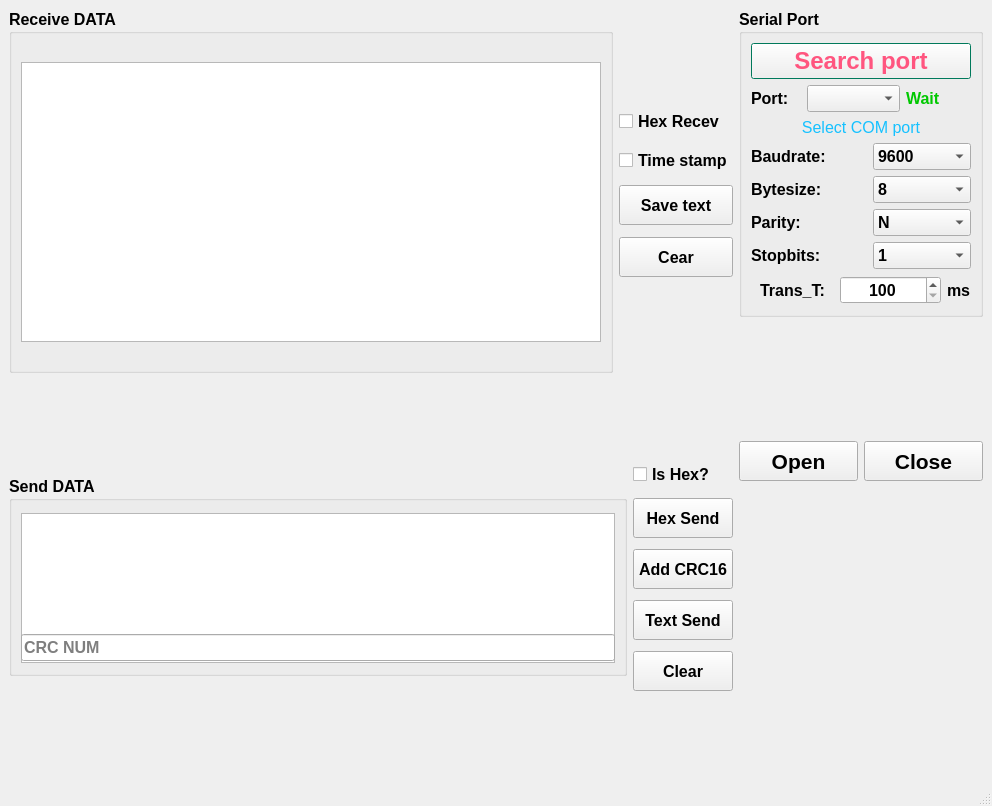
<?xml version="1.0" encoding="UTF-8"?>
<ui version="4.0">
 <class>MainWindow</class>
 <widget class="QMainWindow" name="MainWindow">
  <property name="geometry">
   <rect>
    <x>0</x>
    <y>0</y>
    <width>992</width>
    <height>806</height>
   </rect>
  </property>
  <property name="windowTitle">
   <string>MainWindow</string>
  </property>
  <property name="windowIcon">
   <iconset resource="qpprcc.qrc">
    <normaloff>:/icons/icons/port_ico.ico</normaloff>:/icons/icons/port_ico.ico</iconset>
  </property>
  <property name="iconSize">
   <size>
    <width>128</width>
    <height>128</height>
   </size>
  </property>
  <widget class="QWidget" name="centralwidget">
   <layout class="QGridLayout" name="gridLayout_7">
    <item row="0" column="0">
     <layout class="QGridLayout" name="gridLayout_6">
      <item row="0" column="0" rowspan="2">
       <layout class="QGridLayout" name="gridLayout_4">
        <item row="0" column="0">
         <widget class="QGroupBox" name="groupBox_2">
          <property name="sizePolicy">
           <sizepolicy hsizetype="Expanding" vsizetype="Expanding">
            <horstretch>0</horstretch>
            <verstretch>0</verstretch>
           </sizepolicy>
          </property>
          <property name="minimumSize">
           <size>
            <width>0</width>
            <height>0</height>
           </size>
          </property>
          <property name="maximumSize">
           <size>
            <width>16777215</width>
            <height>16000</height>
           </size>
          </property>
          <property name="font">
           <font>
            <family>Arial</family>
            <pointsize>12</pointsize>
            <bold>true</bold>
           </font>
          </property>
          <property name="title">
           <string>Receive DATA</string>
          </property>
          <layout class="QGridLayout" name="gridLayout_3">
           <property name="leftMargin">
            <number>9</number>
           </property>
           <property name="topMargin">
            <number>12</number>
           </property>
           <property name="bottomMargin">
            <number>12</number>
           </property>
           <item row="0" column="1">
            <widget class="QTextEdit" name="recv_data">
             <property name="minimumSize">
              <size>
               <width>450</width>
               <height>250</height>
              </size>
             </property>
             <property name="maximumSize">
              <size>
               <width>16777215</width>
               <height>280</height>
              </size>
             </property>
             <property name="palette">
              <palette>
               <active>
                <colorrole role="Text">
                 <brush brushstyle="SolidPattern">
                  <color alpha="255">
                   <red>255</red>
                   <green>85</green>
                   <blue>176</blue>
                  </color>
                 </brush>
                </colorrole>
                <colorrole role="PlaceholderText">
                 <brush brushstyle="SolidPattern">
                  <color alpha="128">
                   <red>255</red>
                   <green>85</green>
                   <blue>176</blue>
                  </color>
                 </brush>
                </colorrole>
               </active>
               <inactive>
                <colorrole role="Text">
                 <brush brushstyle="SolidPattern">
                  <color alpha="255">
                   <red>255</red>
                   <green>85</green>
                   <blue>176</blue>
                  </color>
                 </brush>
                </colorrole>
                <colorrole role="PlaceholderText">
                 <brush brushstyle="SolidPattern">
                  <color alpha="128">
                   <red>255</red>
                   <green>85</green>
                   <blue>176</blue>
                  </color>
                 </brush>
                </colorrole>
               </inactive>
               <disabled>
                <colorrole role="Text">
                 <brush brushstyle="SolidPattern">
                  <color alpha="255">
                   <red>120</red>
                   <green>120</green>
                   <blue>120</blue>
                  </color>
                 </brush>
                </colorrole>
                <colorrole role="PlaceholderText">
                 <brush brushstyle="SolidPattern">
                  <color alpha="128">
                   <red>0</red>
                   <green>0</green>
                   <blue>0</blue>
                  </color>
                 </brush>
                </colorrole>
               </disabled>
              </palette>
             </property>
             <property name="font">
              <font>
               <family>Arial</family>
               <pointsize>16</pointsize>
               <bold>false</bold>
              </font>
             </property>
            </widget>
           </item>
          </layout>
         </widget>
        </item>
        <item row="0" column="1">
         <layout class="QVBoxLayout" name="verticalLayout_3">
          <item>
           <spacer name="verticalSpacer">
            <property name="orientation">
             <enum>Qt::Vertical</enum>
            </property>
            <property name="sizeHint" stdset="0">
             <size>
              <width>20</width>
              <height>58</height>
             </size>
            </property>
           </spacer>
          </item>
          <item>
           <layout class="QVBoxLayout" name="verticalLayout_2">
            <property name="spacing">
             <number>12</number>
            </property>
            <item>
             <widget class="QCheckBox" name="Hex_check">
              <property name="sizePolicy">
               <sizepolicy hsizetype="Minimum" vsizetype="Fixed">
                <horstretch>0</horstretch>
                <verstretch>0</verstretch>
               </sizepolicy>
              </property>
              <property name="minimumSize">
               <size>
                <width>100</width>
                <height>30</height>
               </size>
              </property>
              <property name="font">
               <font>
                <family>Arial</family>
                <pointsize>12</pointsize>
                <bold>true</bold>
               </font>
              </property>
              <property name="text">
               <string>Hex Recev</string>
              </property>
             </widget>
            </item>
            <item>
             <widget class="QCheckBox" name="time_stamp">
              <property name="font">
               <font>
                <family>Arial</family>
                <pointsize>12</pointsize>
                <bold>true</bold>
               </font>
              </property>
              <property name="text">
               <string>Time stamp</string>
              </property>
             </widget>
            </item>
            <item>
             <widget class="QPushButton" name="save_text">
              <property name="sizePolicy">
               <sizepolicy hsizetype="Minimum" vsizetype="Fixed">
                <horstretch>0</horstretch>
                <verstretch>0</verstretch>
               </sizepolicy>
              </property>
              <property name="minimumSize">
               <size>
                <width>100</width>
                <height>40</height>
               </size>
              </property>
              <property name="font">
               <font>
                <family>Arial</family>
                <pointsize>12</pointsize>
                <bold>true</bold>
               </font>
              </property>
              <property name="text">
               <string>Save text</string>
              </property>
             </widget>
            </item>
            <item>
             <widget class="QPushButton" name="clear_recv">
              <property name="sizePolicy">
               <sizepolicy hsizetype="Minimum" vsizetype="Fixed">
                <horstretch>0</horstretch>
                <verstretch>0</verstretch>
               </sizepolicy>
              </property>
              <property name="minimumSize">
               <size>
                <width>100</width>
                <height>40</height>
               </size>
              </property>
              <property name="font">
               <font>
                <family>Arial</family>
                <pointsize>12</pointsize>
                <bold>true</bold>
               </font>
              </property>
              <property name="text">
               <string>Cear</string>
              </property>
             </widget>
            </item>
           </layout>
          </item>
          <item>
           <spacer name="verticalSpacer_2">
            <property name="orientation">
             <enum>Qt::Vertical</enum>
            </property>
            <property name="sizeHint" stdset="0">
             <size>
              <width>20</width>
              <height>40</height>
             </size>
            </property>
           </spacer>
          </item>
         </layout>
        </item>
       </layout>
      </item>
      <item row="0" column="1">
       <widget class="QGroupBox" name="groupBox">
        <property name="sizePolicy">
         <sizepolicy hsizetype="Minimum" vsizetype="Preferred">
          <horstretch>0</horstretch>
          <verstretch>0</verstretch>
         </sizepolicy>
        </property>
        <property name="minimumSize">
         <size>
          <width>200</width>
          <height>300</height>
         </size>
        </property>
        <property name="font">
         <font>
          <family>Arial</family>
          <pointsize>12</pointsize>
          <bold>true</bold>
         </font>
        </property>
        <property name="title">
         <string>Serial Port</string>
        </property>
        <layout class="QGridLayout" name="gridLayout_5">
         <item row="0" column="0" colspan="6">
          <widget class="QPushButton" name="search_port">
           <property name="sizePolicy">
            <sizepolicy hsizetype="Preferred" vsizetype="Fixed">
             <horstretch>0</horstretch>
             <verstretch>0</verstretch>
            </sizepolicy>
           </property>
           <property name="minimumSize">
            <size>
             <width>200</width>
             <height>0</height>
            </size>
           </property>
           <property name="palette">
            <palette>
             <active>
              <colorrole role="ButtonText">
               <brush brushstyle="SolidPattern">
                <color alpha="255">
                 <red>255</red>
                 <green>85</green>
                 <blue>127</blue>
                </color>
               </brush>
              </colorrole>
              <colorrole role="Base">
               <brush brushstyle="SolidPattern">
                <color alpha="255">
                 <red>0</red>
                 <green>170</green>
                 <blue>255</blue>
                </color>
               </brush>
              </colorrole>
              <colorrole role="Window">
               <brush brushstyle="SolidPattern">
                <color alpha="255">
                 <red>0</red>
                 <green>170</green>
                 <blue>127</blue>
                </color>
               </brush>
              </colorrole>
              <colorrole role="PlaceholderText">
               <brush brushstyle="SolidPattern">
                <color alpha="128">
                 <red>255</red>
                 <green>85</green>
                 <blue>127</blue>
                </color>
               </brush>
              </colorrole>
             </active>
             <inactive>
              <colorrole role="ButtonText">
               <brush brushstyle="SolidPattern">
                <color alpha="255">
                 <red>255</red>
                 <green>85</green>
                 <blue>127</blue>
                </color>
               </brush>
              </colorrole>
              <colorrole role="Base">
               <brush brushstyle="SolidPattern">
                <color alpha="255">
                 <red>0</red>
                 <green>170</green>
                 <blue>255</blue>
                </color>
               </brush>
              </colorrole>
              <colorrole role="Window">
               <brush brushstyle="SolidPattern">
                <color alpha="255">
                 <red>0</red>
                 <green>170</green>
                 <blue>127</blue>
                </color>
               </brush>
              </colorrole>
              <colorrole role="PlaceholderText">
               <brush brushstyle="SolidPattern">
                <color alpha="128">
                 <red>255</red>
                 <green>85</green>
                 <blue>127</blue>
                </color>
               </brush>
              </colorrole>
             </inactive>
             <disabled>
              <colorrole role="ButtonText">
               <brush brushstyle="SolidPattern">
                <color alpha="255">
                 <red>170</red>
                 <green>255</green>
                 <blue>255</blue>
                </color>
               </brush>
              </colorrole>
              <colorrole role="Base">
               <brush brushstyle="SolidPattern">
                <color alpha="255">
                 <red>240</red>
                 <green>240</green>
                 <blue>240</blue>
                </color>
               </brush>
              </colorrole>
              <colorrole role="Window">
               <brush brushstyle="SolidPattern">
                <color alpha="255">
                 <red>0</red>
                 <green>170</green>
                 <blue>127</blue>
                </color>
               </brush>
              </colorrole>
              <colorrole role="PlaceholderText">
               <brush brushstyle="SolidPattern">
                <color alpha="128">
                 <red>0</red>
                 <green>0</green>
                 <blue>0</blue>
                </color>
               </brush>
              </colorrole>
             </disabled>
            </palette>
           </property>
           <property name="font">
            <font>
             <family>Arial</family>
             <pointsize>18</pointsize>
             <bold>true</bold>
            </font>
           </property>
           <property name="text">
            <string>Search port</string>
           </property>
           <property name="iconSize">
            <size>
             <width>30</width>
             <height>30</height>
            </size>
           </property>
          </widget>
         </item>
         <item row="2" column="0" colspan="6">
          <widget class="QLabel" name="COM_info">
           <property name="sizePolicy">
            <sizepolicy hsizetype="Expanding" vsizetype="Preferred">
             <horstretch>0</horstretch>
             <verstretch>0</verstretch>
            </sizepolicy>
           </property>
           <property name="palette">
            <palette>
             <active>
              <colorrole role="WindowText">
               <brush brushstyle="SolidPattern">
                <color alpha="255">
                 <red>21</red>
                 <green>193</green>
                 <blue>255</blue>
                </color>
               </brush>
              </colorrole>
              <colorrole role="ButtonText">
               <brush brushstyle="SolidPattern">
                <color alpha="255">
                 <red>170</red>
                 <green>255</green>
                 <blue>255</blue>
                </color>
               </brush>
              </colorrole>
             </active>
             <inactive>
              <colorrole role="WindowText">
               <brush brushstyle="SolidPattern">
                <color alpha="255">
                 <red>21</red>
                 <green>193</green>
                 <blue>255</blue>
                </color>
               </brush>
              </colorrole>
              <colorrole role="ButtonText">
               <brush brushstyle="SolidPattern">
                <color alpha="255">
                 <red>170</red>
                 <green>255</green>
                 <blue>255</blue>
                </color>
               </brush>
              </colorrole>
             </inactive>
             <disabled>
              <colorrole role="WindowText">
               <brush brushstyle="SolidPattern">
                <color alpha="255">
                 <red>120</red>
                 <green>120</green>
                 <blue>120</blue>
                </color>
               </brush>
              </colorrole>
              <colorrole role="ButtonText">
               <brush brushstyle="SolidPattern">
                <color alpha="255">
                 <red>120</red>
                 <green>120</green>
                 <blue>120</blue>
                </color>
               </brush>
              </colorrole>
             </disabled>
            </palette>
           </property>
           <property name="font">
            <font>
             <family>Arial</family>
             <pointsize>12</pointsize>
             <bold>false</bold>
            </font>
           </property>
           <property name="text">
            <string>Select COM port</string>
           </property>
           <property name="alignment">
            <set>Qt::AlignCenter</set>
           </property>
          </widget>
         </item>
         <item row="1" column="1" colspan="3">
          <widget class="QComboBox" name="COM_port">
           <property name="sizePolicy">
            <sizepolicy hsizetype="Fixed" vsizetype="Fixed">
             <horstretch>0</horstretch>
             <verstretch>0</verstretch>
            </sizepolicy>
           </property>
           <property name="minimumSize">
            <size>
             <width>80</width>
             <height>0</height>
            </size>
           </property>
          </widget>
         </item>
         <item row="4" column="0" colspan="2">
          <widget class="QLabel" name="label_3">
           <property name="text">
            <string>Bytesize:</string>
           </property>
          </widget>
         </item>
         <item row="3" column="0" colspan="2">
          <widget class="QLabel" name="label_2">
           <property name="text">
            <string>Baudrate:</string>
           </property>
           <property name="alignment">
            <set>Qt::AlignLeading|Qt::AlignLeft|Qt::AlignVCenter</set>
           </property>
          </widget>
         </item>
         <item row="6" column="0" colspan="2">
          <widget class="QLabel" name="label_6">
           <property name="text">
            <string>Stopbits:</string>
           </property>
          </widget>
         </item>
         <item row="6" column="3" colspan="3">
          <widget class="QComboBox" name="stopbits">
           <item>
            <property name="text">
             <string>1</string>
            </property>
           </item>
           <item>
            <property name="text">
             <string>1.5</string>
            </property>
           </item>
           <item>
            <property name="text">
             <string>2</string>
            </property>
           </item>
          </widget>
         </item>
         <item row="1" column="0">
          <widget class="QLabel" name="label">
           <property name="sizePolicy">
            <sizepolicy hsizetype="Minimum" vsizetype="Fixed">
             <horstretch>0</horstretch>
             <verstretch>0</verstretch>
            </sizepolicy>
           </property>
           <property name="minimumSize">
            <size>
             <width>50</width>
             <height>0</height>
            </size>
           </property>
           <property name="text">
            <string>Port:</string>
           </property>
           <property name="alignment">
            <set>Qt::AlignLeading|Qt::AlignLeft|Qt::AlignVCenter</set>
           </property>
          </widget>
         </item>
         <item row="4" column="3" colspan="3">
          <widget class="QComboBox" name="bytesize">
           <item>
            <property name="text">
             <string>8</string>
            </property>
           </item>
           <item>
            <property name="text">
             <string>5</string>
            </property>
           </item>
           <item>
            <property name="text">
             <string>6</string>
            </property>
           </item>
           <item>
            <property name="text">
             <string>7</string>
            </property>
           </item>
          </widget>
         </item>
         <item row="5" column="3" colspan="3">
          <widget class="QComboBox" name="parity">
           <item>
            <property name="text">
             <string>N</string>
            </property>
           </item>
           <item>
            <property name="text">
             <string>E</string>
            </property>
           </item>
           <item>
            <property name="text">
             <string>O</string>
            </property>
           </item>
           <item>
            <property name="text">
             <string>M</string>
            </property>
           </item>
           <item>
            <property name="text">
             <string>S</string>
            </property>
           </item>
          </widget>
         </item>
         <item row="5" column="0">
          <widget class="QLabel" name="label_4">
           <property name="minimumSize">
            <size>
             <width>50</width>
             <height>0</height>
            </size>
           </property>
           <property name="text">
            <string>Parity:</string>
           </property>
          </widget>
         </item>
         <item row="7" column="0" colspan="2">
          <widget class="QLabel" name="label_7">
           <property name="sizePolicy">
            <sizepolicy hsizetype="Minimum" vsizetype="Minimum">
             <horstretch>0</horstretch>
             <verstretch>0</verstretch>
            </sizepolicy>
           </property>
           <property name="minimumSize">
            <size>
             <width>30</width>
             <height>30</height>
            </size>
           </property>
           <property name="text">
            <string>Trans_T:</string>
           </property>
           <property name="alignment">
            <set>Qt::AlignCenter</set>
           </property>
          </widget>
         </item>
         <item row="3" column="3" colspan="3">
          <widget class="QComboBox" name="baudrate">
           <item>
            <property name="text">
             <string>9600</string>
            </property>
           </item>
           <item>
            <property name="text">
             <string>2400</string>
            </property>
           </item>
           <item>
            <property name="text">
             <string>4800</string>
            </property>
           </item>
           <item>
            <property name="text">
             <string>14400</string>
            </property>
           </item>
           <item>
            <property name="text">
             <string>19200</string>
            </property>
           </item>
           <item>
            <property name="text">
             <string>38400</string>
            </property>
           </item>
           <item>
            <property name="text">
             <string>57600</string>
            </property>
           </item>
           <item>
            <property name="text">
             <string>76800</string>
            </property>
           </item>
           <item>
            <property name="text">
             <string>12800</string>
            </property>
           </item>
           <item>
            <property name="text">
             <string>115200</string>
            </property>
           </item>
          </widget>
         </item>
         <item row="1" column="4">
          <widget class="QLabel" name="COM_status">
           <property name="palette">
            <palette>
             <active>
              <colorrole role="WindowText">
               <brush brushstyle="SolidPattern">
                <color alpha="255">
                 <red>0</red>
                 <green>200</green>
                 <blue>0</blue>
                </color>
               </brush>
              </colorrole>
              <colorrole role="Text">
               <brush brushstyle="SolidPattern">
                <color alpha="255">
                 <red>85</red>
                 <green>255</green>
                 <blue>0</blue>
                </color>
               </brush>
              </colorrole>
              <colorrole role="PlaceholderText">
               <brush brushstyle="SolidPattern">
                <color alpha="128">
                 <red>85</red>
                 <green>255</green>
                 <blue>0</blue>
                </color>
               </brush>
              </colorrole>
             </active>
             <inactive>
              <colorrole role="WindowText">
               <brush brushstyle="SolidPattern">
                <color alpha="255">
                 <red>0</red>
                 <green>200</green>
                 <blue>0</blue>
                </color>
               </brush>
              </colorrole>
              <colorrole role="Text">
               <brush brushstyle="SolidPattern">
                <color alpha="255">
                 <red>85</red>
                 <green>255</green>
                 <blue>0</blue>
                </color>
               </brush>
              </colorrole>
              <colorrole role="PlaceholderText">
               <brush brushstyle="SolidPattern">
                <color alpha="128">
                 <red>85</red>
                 <green>255</green>
                 <blue>0</blue>
                </color>
               </brush>
              </colorrole>
             </inactive>
             <disabled>
              <colorrole role="WindowText">
               <brush brushstyle="SolidPattern">
                <color alpha="255">
                 <red>120</red>
                 <green>120</green>
                 <blue>120</blue>
                </color>
               </brush>
              </colorrole>
              <colorrole role="Text">
               <brush brushstyle="SolidPattern">
                <color alpha="255">
                 <red>120</red>
                 <green>120</green>
                 <blue>120</blue>
                </color>
               </brush>
              </colorrole>
              <colorrole role="PlaceholderText">
               <brush brushstyle="SolidPattern">
                <color alpha="128">
                 <red>0</red>
                 <green>0</green>
                 <blue>0</blue>
                </color>
               </brush>
              </colorrole>
             </disabled>
            </palette>
           </property>
           <property name="text">
            <string>Wait</string>
           </property>
          </widget>
         </item>
         <item row="7" column="5">
          <widget class="QLabel" name="label_8">
           <property name="text">
            <string>ms</string>
           </property>
          </widget>
         </item>
         <item row="7" column="2" colspan="3">
          <widget class="QSpinBox" name="transmit_time">
           <property name="alignment">
            <set>Qt::AlignCenter</set>
           </property>
           <property name="minimum">
            <number>100</number>
           </property>
           <property name="maximum">
            <number>10000</number>
           </property>
           <property name="singleStep">
            <number>100</number>
           </property>
          </widget>
         </item>
        </layout>
       </widget>
      </item>
      <item row="1" column="1" rowspan="2">
       <spacer name="verticalSpacer_3">
        <property name="orientation">
         <enum>Qt::Vertical</enum>
        </property>
        <property name="sizeHint" stdset="0">
         <size>
          <width>20</width>
          <height>118</height>
         </size>
        </property>
       </spacer>
      </item>
      <item row="2" column="0" rowspan="3">
       <layout class="QGridLayout" name="gridLayout_2">
        <item row="0" column="0">
         <widget class="QGroupBox" name="groupBox1">
          <property name="minimumSize">
           <size>
            <width>450</width>
            <height>0</height>
           </size>
          </property>
          <property name="maximumSize">
           <size>
            <width>16777215</width>
            <height>200</height>
           </size>
          </property>
          <property name="font">
           <font>
            <family>Arial</family>
            <pointsize>12</pointsize>
            <bold>true</bold>
           </font>
          </property>
          <property name="title">
           <string>Send DATA</string>
          </property>
          <layout class="QGridLayout" name="gridLayout">
           <property name="leftMargin">
            <number>9</number>
           </property>
           <property name="topMargin">
            <number>12</number>
           </property>
           <property name="rightMargin">
            <number>9</number>
           </property>
           <property name="bottomMargin">
            <number>12</number>
           </property>
           <item row="0" column="0">
            <widget class="QTextEdit" name="send_data">
             <property name="minimumSize">
              <size>
               <width>400</width>
               <height>150</height>
              </size>
             </property>
             <property name="maximumSize">
              <size>
               <width>16777215</width>
               <height>180</height>
              </size>
             </property>
             <property name="palette">
              <palette>
               <active>
                <colorrole role="Text">
                 <brush brushstyle="SolidPattern">
                  <color alpha="255">
                   <red>0</red>
                   <green>170</green>
                   <blue>127</blue>
                  </color>
                 </brush>
                </colorrole>
                <colorrole role="PlaceholderText">
                 <brush brushstyle="SolidPattern">
                  <color alpha="128">
                   <red>0</red>
                   <green>170</green>
                   <blue>127</blue>
                  </color>
                 </brush>
                </colorrole>
               </active>
               <inactive>
                <colorrole role="Text">
                 <brush brushstyle="SolidPattern">
                  <color alpha="255">
                   <red>0</red>
                   <green>170</green>
                   <blue>127</blue>
                  </color>
                 </brush>
                </colorrole>
                <colorrole role="PlaceholderText">
                 <brush brushstyle="SolidPattern">
                  <color alpha="128">
                   <red>0</red>
                   <green>170</green>
                   <blue>127</blue>
                  </color>
                 </brush>
                </colorrole>
               </inactive>
               <disabled>
                <colorrole role="Text">
                 <brush brushstyle="SolidPattern">
                  <color alpha="255">
                   <red>120</red>
                   <green>120</green>
                   <blue>120</blue>
                  </color>
                 </brush>
                </colorrole>
                <colorrole role="PlaceholderText">
                 <brush brushstyle="SolidPattern">
                  <color alpha="128">
                   <red>0</red>
                   <green>0</green>
                   <blue>0</blue>
                  </color>
                 </brush>
                </colorrole>
               </disabled>
              </palette>
             </property>
             <property name="font">
              <font>
               <family>Arial</family>
               <pointsize>16</pointsize>
               <bold>false</bold>
              </font>
             </property>
             <property name="html">
              <string>&lt;!DOCTYPE HTML PUBLIC &quot;-//W3C//DTD HTML 4.0//EN&quot; &quot;http://www.w3.org/TR/REC-html40/strict.dtd&quot;&gt;
&lt;html&gt;&lt;head&gt;&lt;meta name=&quot;qrichtext&quot; content=&quot;1&quot; /&gt;&lt;meta charset=&quot;utf-8&quot; /&gt;&lt;style type=&quot;text/css&quot;&gt;
p, li { white-space: pre-wrap; }
hr { height: 1px; border-width: 0; }
&lt;/style&gt;&lt;/head&gt;&lt;body style=&quot; font-family:'Arial'; font-size:16pt; font-weight:400; font-style:normal;&quot;&gt;
&lt;p style=&quot;-qt-paragraph-type:empty; margin-top:0px; margin-bottom:0px; margin-left:0px; margin-right:0px; -qt-block-indent:0; text-indent:0px; font-size:12pt; font-weight:600;&quot;&gt;&lt;br /&gt;&lt;/p&gt;&lt;/body&gt;&lt;/html&gt;</string>
             </property>
            </widget>
           </item>
           <item row="1" column="0">
            <widget class="QLineEdit" name="Crc_code">
             <property name="toolTip">
              <string>add CRC if needed</string>
             </property>
             <property name="inputMask">
              <string/>
             </property>
             <property name="placeholderText">
              <string>CRC NUM</string>
             </property>
            </widget>
           </item>
          </layout>
         </widget>
        </item>
        <item row="0" column="1">
         <layout class="QVBoxLayout" name="verticalLayout">
          <property name="spacing">
           <number>11</number>
          </property>
          <item>
           <widget class="QCheckBox" name="is_hex">
            <property name="font">
             <font>
              <family>Arial</family>
              <pointsize>12</pointsize>
              <bold>true</bold>
             </font>
            </property>
            <property name="text">
             <string>Is Hex?</string>
            </property>
           </widget>
          </item>
          <item>
           <widget class="QPushButton" name="hex_send">
            <property name="sizePolicy">
             <sizepolicy hsizetype="Minimum" vsizetype="Fixed">
              <horstretch>0</horstretch>
              <verstretch>0</verstretch>
             </sizepolicy>
            </property>
            <property name="minimumSize">
             <size>
              <width>100</width>
              <height>40</height>
             </size>
            </property>
            <property name="font">
             <font>
              <family>Arial</family>
              <pointsize>12</pointsize>
              <bold>true</bold>
             </font>
            </property>
            <property name="text">
             <string>Hex Send</string>
            </property>
           </widget>
          </item>
          <item>
           <widget class="QPushButton" name="Add_crc16">
            <property name="sizePolicy">
             <sizepolicy hsizetype="Minimum" vsizetype="Fixed">
              <horstretch>0</horstretch>
              <verstretch>0</verstretch>
             </sizepolicy>
            </property>
            <property name="minimumSize">
             <size>
              <width>100</width>
              <height>40</height>
             </size>
            </property>
            <property name="font">
             <font>
              <family>Arial</family>
              <pointsize>12</pointsize>
              <bold>true</bold>
             </font>
            </property>
            <property name="text">
             <string>Add CRC16</string>
            </property>
           </widget>
          </item>
          <item>
           <widget class="QPushButton" name="text_send">
            <property name="sizePolicy">
             <sizepolicy hsizetype="Minimum" vsizetype="Fixed">
              <horstretch>0</horstretch>
              <verstretch>0</verstretch>
             </sizepolicy>
            </property>
            <property name="minimumSize">
             <size>
              <width>100</width>
              <height>40</height>
             </size>
            </property>
            <property name="font">
             <font>
              <family>Arial</family>
              <pointsize>12</pointsize>
              <bold>true</bold>
             </font>
            </property>
            <property name="text">
             <string>Text Send</string>
            </property>
           </widget>
          </item>
          <item>
           <widget class="QPushButton" name="clear_send">
            <property name="sizePolicy">
             <sizepolicy hsizetype="Minimum" vsizetype="Fixed">
              <horstretch>0</horstretch>
              <verstretch>0</verstretch>
             </sizepolicy>
            </property>
            <property name="minimumSize">
             <size>
              <width>100</width>
              <height>40</height>
             </size>
            </property>
            <property name="font">
             <font>
              <family>Arial</family>
              <pointsize>12</pointsize>
              <bold>true</bold>
             </font>
            </property>
            <property name="text">
             <string>Clear</string>
            </property>
           </widget>
          </item>
         </layout>
        </item>
       </layout>
      </item>
      <item row="3" column="1">
       <layout class="QHBoxLayout" name="horizontalLayout">
        <item>
         <widget class="QPushButton" name="open_port">
          <property name="minimumSize">
           <size>
            <width>100</width>
            <height>40</height>
           </size>
          </property>
          <property name="font">
           <font>
            <family>Arial</family>
            <pointsize>16</pointsize>
            <bold>true</bold>
           </font>
          </property>
          <property name="text">
           <string>Open</string>
          </property>
         </widget>
        </item>
        <item>
         <widget class="QPushButton" name="close_port">
          <property name="minimumSize">
           <size>
            <width>100</width>
            <height>40</height>
           </size>
          </property>
          <property name="font">
           <font>
            <family>Arial</family>
            <pointsize>16</pointsize>
            <bold>true</bold>
           </font>
          </property>
          <property name="text">
           <string>Close</string>
          </property>
         </widget>
        </item>
       </layout>
      </item>
      <item row="4" column="1">
       <spacer name="verticalSpacer_4">
        <property name="orientation">
         <enum>Qt::Vertical</enum>
        </property>
        <property name="sizeHint" stdset="0">
         <size>
          <width>20</width>
          <height>88</height>
         </size>
        </property>
       </spacer>
      </item>
     </layout>
    </item>
   </layout>
  </widget>
  <widget class="QMenuBar" name="menubar">
   <property name="geometry">
    <rect>
     <x>0</x>
     <y>0</y>
     <width>992</width>
     <height>22</height>
    </rect>
   </property>
  </widget>
  <widget class="QStatusBar" name="statusbar"/>
 </widget>
 <resources>
  <include location="qpprcc.qrc"/>
 </resources>
 <connections/>
</ui>
